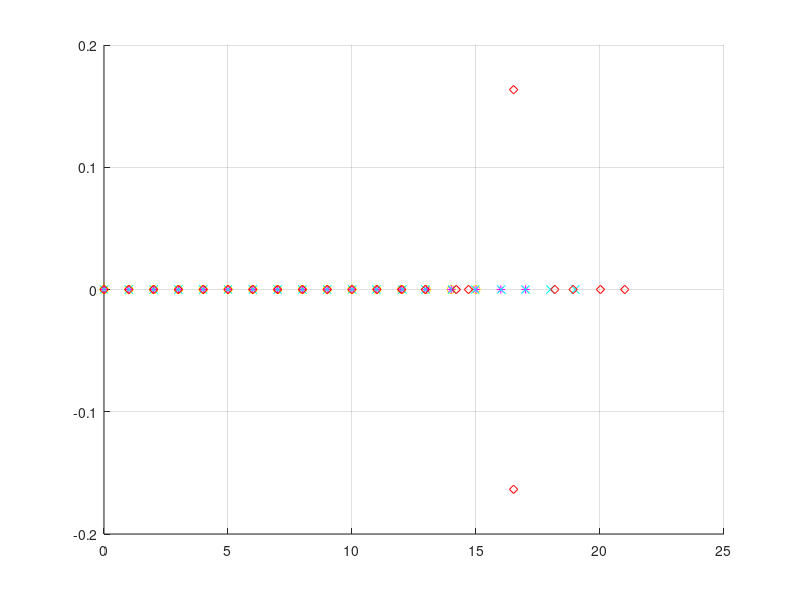

The MATLAB script that drew this image: (Note: this script raises an error after producing the figure.)
n = 15:2:25;
x_1 = zeros( 1,length(n) );
x_n = zeros( 1,length(n) );
colors = ['yo', 'm*', 'cx', 'rd', 'gV', 'bp','kh'];
c = 1:2;
h = figure;
grid on
hold on
for i=1:length(n),
    a_n = poly(0:n(i));
    x_1(i) = polyval( a_n, 1 );
    x_n(i) = polyval( a_n, n(i) );
    r = roots( a_n );
    
    plot( real(r), imag(r), colors( c ));
    c = c+2;
    clear a_n r
    
end
plot(0:n(i), zeros(n(i)+1,1), colors( c ));
legend('n=15','n=17','n=19','n=21','n=23','n=25', 'real roots','Location','NorthWest');
xlabel(' real ');
ylabel(' imaginary ');
title(' Roots ');
x_1
x_n
hold off
%saveas(h,'askplot3','eps')